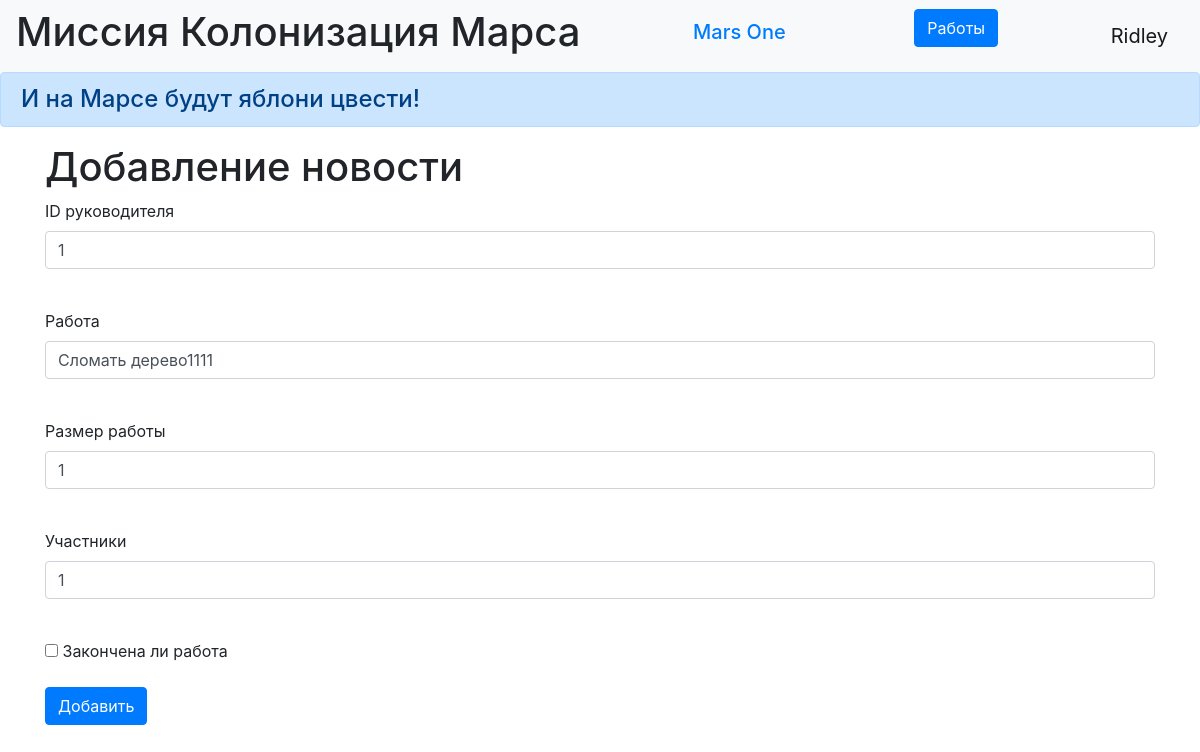
Screenshot of /work/13 (signed in) with the database file from the repository.
### data/users.py (models this page shows, shortened)
class User(SqlAlchemyBase, UserMixin):
    __tablename__ = 'users'
    id = sqlalchemy.Column(sqlalchemy.Integer,
                           primary_key=True, autoincrement=True)
    surname = sqlalchemy.Column(sqlalchemy.String, nullable=True)
    name = sqlalchemy.Column(sqlalchemy.String, nullable=True)
    age = sqlalchemy.Column(sqlalchemy.Integer, nullable=True)
    position = sqlalchemy.Column(sqlalchemy.String, nullable=True)
    speciality = sqlalchemy.Column(sqlalchemy.String, nullable=True)
    address = sqlalchemy.Column(sqlalchemy.String, nullable=True)
    email = sqlalchemy.Column(sqlalchemy.String,
                              index=True, unique=True, nullable=True)
    hashed_password = sqlalchemy.Column(sqlalchemy.String, nullable=True)
    modified_date = sqlalchemy.Column(sqlalchemy.DateTime,
                                      default=datetime.datetime.now)
    jobs = orm.relationship("Jobs", back_populates='user')

### data/jobs.py (models this page shows, shortened)
class Jobs(SqlAlchemyBase):
    __tablename__ = 'jobs'
    id = sqlalchemy.Column(sqlalchemy.Integer,
                           primary_key=True, autoincrement=True)
    team_leader = sqlalchemy.Column(sqlalchemy.Integer,
                                    sqlalchemy.ForeignKey("users.id"))
    job = sqlalchemy.Column(sqlalchemy.String, nullable=True)
    work_size = sqlalchemy.Column(sqlalchemy.Integer, nullable=True)
    collaborators = sqlalchemy.Column(sqlalchemy.String, nullable=True)
    start_date = sqlalchemy.Column(sqlalchemy.DateTime,
                                   default=datetime.datetime.now)
    end_date = sqlalchemy.Column(sqlalchemy.DateTime,
                                 default=datetime.datetime.now)
    is_finished = sqlalchemy.Column(sqlalchemy.Boolean, default=True)
    user = orm.relationship("User")

### main.py (the view, shortened to what this page needs)
@app.route('/work/<int:id>', methods=['GET', 'POST'])
@login_required
def edit_work(id):
    form = WorksForm()
    if request.method == "GET":
        db_sess = db_session.create_session()
        work = db_sess.query(Jobs).filter(Jobs.id == id,
                                          (Jobs.team_leader == current_user.id) | (current_user.id == 1)
                                          ).first()
        if work:
            form.team_leader.data = work.team_leader
            form.job.data = work.job
            form.work_size.data = work.work_size
            form.collaborators.data = work.work_size
            form.is_finished.data = work.is_finished
        else:
            abort(404)
    return render_template('job_edit.html',
                           title='Редактирование работы',
                           form=form
                           )

### data/works_form.py
class WorksForm(FlaskForm):
    team_leader = IntegerField('ID руководителя', validators=[DataRequired()])
    job = StringField('Работа', validators=[DataRequired()])
    work_size = IntegerField('Размер работы', validators=[DataRequired()])
    collaborators = StringField('Участники', validators=[DataRequired()])
    is_finished = BooleanField('Закончена ли работа', validators=[DataRequired()])
    submit = SubmitField('Добавить')

### data/db_session.py (called while the page is built)
def create_session() -> Session:
    global __factory
    return __factory()

### main.py (called while the page is built)
@login_manager.user_loader
def load_user(user_id):
    db_sess = db_session.create_session()
    return db_sess.query(User).get(user_id)

### templates/job_edit.html (shortened to what this page needs)
{% extends "base.html" %}
{% block content %}
<h1>Добавление новости</h1>
<form action="" method="post">
    <p>
        {{ form.team_leader.label }}<br>
        {{ form.team_leader(class="form-control") }}<br>
    </p>
    <p>
        {{ form.job.label }}<br>
        {{ form.job(class="form-control") }}<br>
    </p>
    <p>
        {{ form.work_size.label }}<br>
        {{ form.work_size(class="form-control") }}<br>
    </p>
    <p>
        {{ form.collaborators.label }}<br>
        {{ form.collaborators(class="form-control") }}<br>
    </p>
    <p>{{ form.is_finished() }} {{ form.is_finished.label }}</p>
    <p>{{ form.submit(type="submit", class="btn btn-primary") }}</p>
</form>
{% endblock %}

### templates/base.html (shortened to what this page needs)
<!doctype html>
<html lang="en">
<head>
    <link rel="stylesheet" href="/static/css/style.css">
    <link rel="stylesheet"
          href="https://stackpath.bootstrapcdn.com/bootstrap/4.4.1/css/bootstrap.min.css"
>
</head>
<body>
<header>
    <nav class="navbar navbar-light bg-light">
        <h1 class="muted-text"> Миссия Колонизация Марса</h1>
        <h1 class="navbar-brand"><a href="#">Mars One</a></h1>
        {% if current_user.is_authenticated %}
        <p>
            <a class="btn btn-primary " href="/jobs">Работы</a>
        </p>
    <a class="navbar-brand" href="/logout">{{ current_user.name }}</a>
{% else %}
    <p>
        <a class="btn btn-primary " href="/register">Зарегистрироваться</a>
        <a class="btn btn-success" href="/login">Войти</a>
    </p>
{% endif %}
    </nav>
    <h4 class="alert alert-primary" role="alert">И на Марсе будут яблони цвести!</h4>
</header>
<main role="main" class="container">
    {% block content %}{% endblock %}
</main>
</body>
</html>

### rows the page displays
User: name "Ridley"
Jobs: team_leader "1", job "Сломать дерево1111", work_size "1", collaborators "1"
